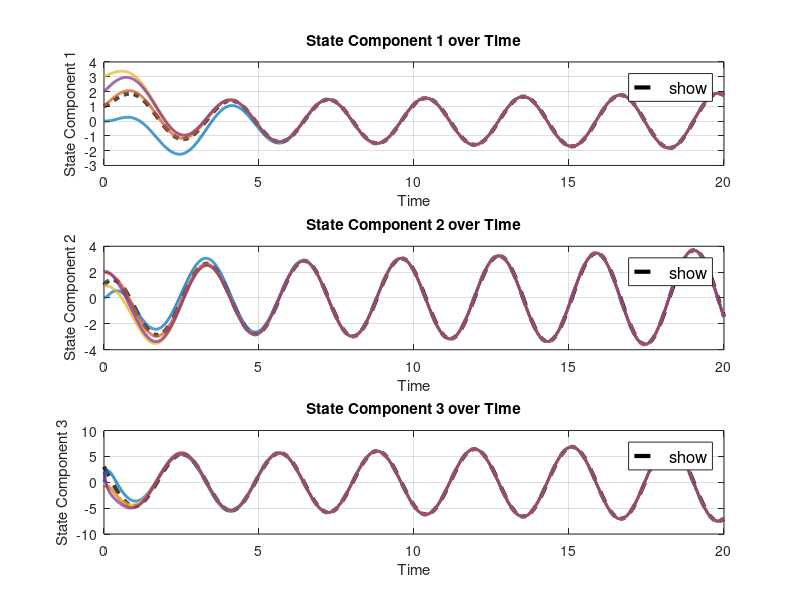

Here is the MATLAB script that generated this plot:
% MATLAB script for consensus protocol with system dynamics where Agent 1 follows a reference model
clc; clear;close all;

% Parameters
num_agents = 5;                     % Number of agents (Agent 1 is the leader + 4 followers)
time_step = 0.01;                   % Time step for simulation
total_time = 20;                    % Total simulation time
num_steps = total_time / time_step; % Number of simulation steps

% System matrices
A = [0 1 0; 0 0 1; -4 -4 -1];       % Dynamics matrix for each agent
B = [0; 0; 1];                      % Input matrix for each agent
C = [1 0 0];                        % Output matrix (observing the first state only)

% LQR cost matrices
Q = 0.1*eye(3);                         % State-cost matrix
R = 0.01;                           % Input-cost matrix

% Adjacency matrix representing connectivity between agents (including leader as Agent 1)
A_adj = [0 1 1 0 0;                  
         1 0 1 1 0;
         1 1 0 1 1;
         0 1 1 0 1;
         0 0 1 1 0];

% Degree matrix and Laplacian matrix
D = diag(sum(A_adj, 2));
L = D - A_adj;

% Compute the eigenvalues of the Laplacian matrix
lambda = eig(L);

% Calculate individual LQR gain matrices for each follower based on Laplacian eigenvalues
K_array = zeros(num_agents - 1, 3); % LQR gains for each follower (row per agent)
for i = 2:num_agents                % Skip lambda_1 = 0 (consensus mode)
    lambda_i = sqrt(lambda(i));
    K_array(i-1, :) = lqr(A, lambda_i * B, Q, R); % Compute LQR gain for each follower
end

% Store the history of states for plotting
x_history = zeros(num_agents, 3, num_steps);

% Initial states
x_ref = [1; 1; 3];                  % Initial state of the reference model for Agent 1

% Initial states of followers
x_followers = [0  0   0;
               1  2  -1;
               3  1   0;
               2  2   2];           % Each row corresponds to a follower's initial state

% Initialize history
x_history(1, :, 1) = x_ref';        % Initial state of Agent 1
x_history(2:end, :, 1) = x_followers;

% Consensus protocol update loop
for k = 2:num_steps
    % Update Agent 1 (reference model) with its own dynamics
    x_ref = x_ref + time_step * (A * x_ref);
    
    % Initialize control input for followers
    u = zeros(num_agents - 1, 1);
    
    % Calculate control inputs for each follower agent
    for i = 1:num_agents - 1
        % Extract the LQR gain for the current follower
        K_i = K_array(i, :);
        
        % Compute the tracking error between follower i and the leader
        e_i = x_followers(i, :)' - x_ref;
        
        % Compute the consensus error between follower i and its neighbors
        consensus_error = zeros(size(x_ref));
        for j = 1:num_agents
            if A_adj(i+1, j) == 1  % If agent j is a neighbor of agent i
                if j == 1          % Agent 1 is the leader
                    x_j = x_ref;
                else
                    x_j = x_followers(j-1, :)';
                end
                consensus_error = consensus_error + (x_followers(i, :)' - x_j);
            end
        end
        
        % Compute the total error
        e_total = e_i + consensus_error;
        
        % Compute the control input for follower i
        u(i) = -K_i * e_total;
    end
    
    % Update each follower's state based on system dynamics
    x_dot_followers = (A * x_followers')' + (B * u')'; % Matrix operations to match dimensions
    x_followers = x_followers + time_step * x_dot_followers; % Update follower states
    
    % Store the states for plotting
    x_history(1, :, k) = x_ref';       % Update Agent 1's state (leader)
    x_history(2:end, :, k) = x_followers;
end

% Plot results for each component of each agent's state
time = linspace(0, total_time, num_steps);
figure;

% First component subplot
subplot(3,1,1);
% Plot Agent 1 (reference model)
plot(time, squeeze(x_history(1, 1, :)), 'k--', 'LineWidth', 3, 'DisplayName', 'Agent 1 (Reference Model)');
hold on;
% Plot the followers
colors = lines(num_agents - 1);  % Use distinct colors for followers
for i = 2:num_agents
    plot(time, squeeze(x_history(i, 1, :)), 'LineWidth', 2, 'Color', colors(i-1, :), ...
         'DisplayName', sprintf('Agent %d', i));
end
xlabel('Time');
ylabel('State Component 1');
title('State Component 1 over Time');
legend('show', 'Location', 'northeast', 'FontSize', 12);
grid on;

% Second component subplot
subplot(3,1,2);
% Plot Agent 1 (reference model)
plot(time, squeeze(x_history(1, 2, :)), 'k--', 'LineWidth', 3, 'DisplayName', 'Agent 1 (Reference Model)');
hold on;
% Plot the followers
for i = 2:num_agents
    plot(time, squeeze(x_history(i, 2, :)), 'LineWidth', 2, 'Color', colors(i-1, :), ...
         'DisplayName', sprintf('Agent %d', i));
end
xlabel('Time');
ylabel('State Component 2');
title('State Component 2 over Time');
legend('show', 'Location', 'northeast', 'FontSize', 12);
grid on;

% Third component subplot
subplot(3,1,3);
% Plot Agent 1 (reference model)
plot(time, squeeze(x_history(1, 3, :)), 'k--', 'LineWidth', 3, 'DisplayName', 'Agent 1 (Reference Model)');
hold on;
% Plot the followers
for i = 2:num_agents
    plot(time, squeeze(x_history(i, 3, :)), 'LineWidth', 2, 'Color', colors(i-1, :), ...
         'DisplayName', sprintf('Agent %d', i));
end
xlabel('Time');
ylabel('State Component 3');
title('State Component 3 over Time');
legend('show', 'Location', 'northeast', 'FontSize', 12);
grid on;

% Adjust the overall figure properties for better readability
set(gcf, 'Position', [100, 100, 800, 600]); % Resize figure window